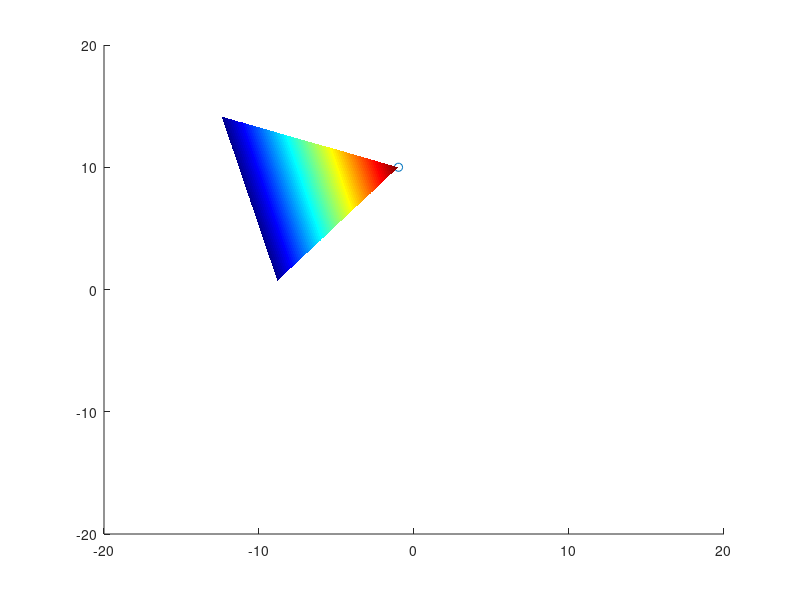

Here is the MATLAB script that generated this plot:
%========================================================================================
 set( gca,'color', 'white','xlim', [-20, 20],'ylim', [-20, 20])
% 
pos = [-1 10]; 
angle = 195;
robot=line(pos(1), pos(2),'marker','o');
hold on


% x = [pos(1) pos(1)+10 pos(1)+10];
% y = [pos(2) pos(2)-7 pos(2)+7];
x = [pos(1) pos(1)+10*cosd(angle)+10*tand(35)*cosd(90-angle) pos(1)+10*cosd(angle)-10*tand(35)*cosd(90-angle)];
y = [pos(2) pos(2)+10*sind(angle)-10*tand(35)*sind(90-angle) pos(2)+10*sind(angle)+10*tand(35)*sind(90-angle)];
z = [100 0 0];
%z = x.^2+y.^2;
%plot3(x,y,z)

xv = linspace(min(x), max(x), 1000);
yv = linspace(min(y), max(y), 1000);
[X,Y] = meshgrid(xv, yv);
Z = griddata(x,y,z,X,Y);
%figure(1)
orient=surf(X, Y, Z);
grid off
set(gca, 'ZLim',[0 500])
shading interp
colormap(jet(80))
view(2)
hold on

%set(orient, 'XData',[0 10 10], 'YData', [0 -7 7],'ZData',[100 0 0]);
%delete(orient)

% x = [0 1 10];
% y = [0 -7 7];
% z = x.^2+y.^2;
% 
% xv = linspace(min(x), max(x), 100);
% yv = linspace(min(y), max(y), 100);
% [X,Y] = meshgrid(xv, yv);
% Z = griddata(x,y,z,X,Y);
% gcf
% surf(X, Y, Z);
% grid off
% set(gca, 'ZLim',[0 500])
% shading interp
% colormap(jet(80))
% view(2)
